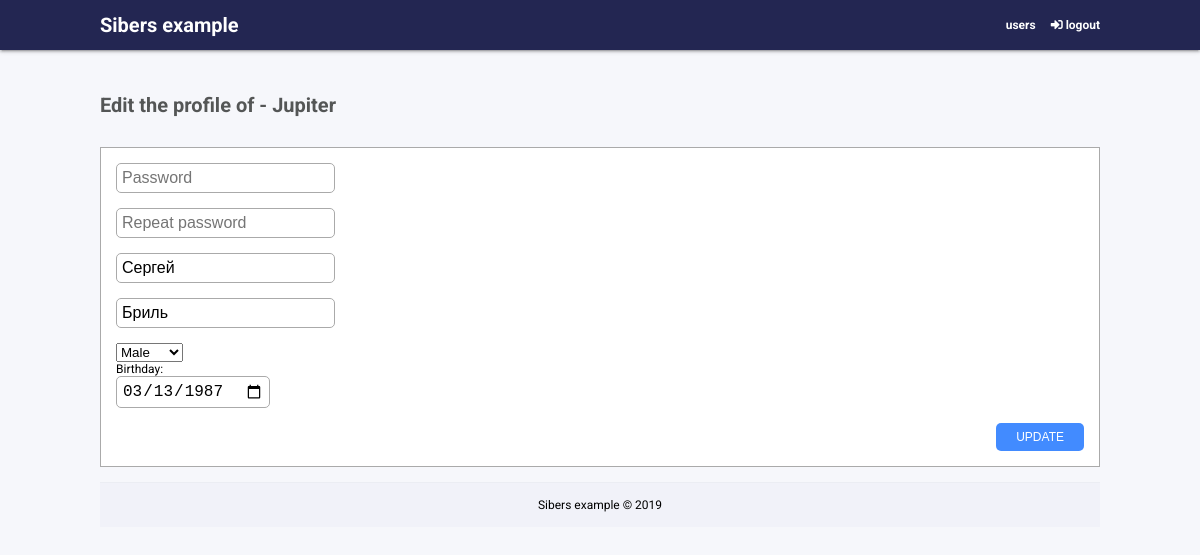
Screenshot of /edit/Jupiter (signed in) with the database file from the repository.
### tables this page shows
CREATE TABLE `users` (
  `id` int(8) NOT NULL,
  `login` varchar(32) NOT NULL,
  `password` varchar(32) NOT NULL,
  `name` varchar(32) NOT NULL,
  `lastname` varchar(32) NOT NULL,
  `gender` int(1) NOT NULL,
  `bday` date NOT NULL
);

### app/controllers/indexController.php (called while the page is built, shortened)
<?php
class IndexController extends Controller {
	protected $user;
	public function __construct($route) {
		$this->user = new UserModel();
	}
	public function editAction($params){
		$data = $this->user->read($params[0]);
		View::render('index/edit', 'main', $data);
		return true;
	}
}

### index.php (called while the page is built, shortened)
<?php
spl_autoload_register(function($class) {
    $path = str_replace('\\', '/', $class.'.php');
});
$router = new Router;
$router -> run();

### app/libs/db.php (called while the page is built, shortened)
<?php
class Db {
	protected $db;
	public function __construct() {
		$config = require CONFIG.'db.php';
		$this->db = new PDO('mysql:host='.$config['host'].';dbname='.$config['db'].'', $config['user'], $config['password']);
	}
	public function query($sql, $params = []) {
		$stmt = $this->db->prepare($sql);
		if (!empty($params)) {
			foreach ($params as $key => $val) {
				$stmt->bindValue(':'.$key, $val);
			}
		}
		$stmt->execute();
		return $stmt;
	}
}

### app/configs/db.php (called while the page is built)
<?php
return [
	'host' => 'localhost',
	'db' => 'sibers_example',
	'user' => 'admin',
	'password' => '',
];

### app/models/userModel.php (called while the page is built, shortened)
<?php
class UserModel extends Model {
	public function read($login){
		$params = ['login' => $this->clean($login)];
		$query = 'SELECT `id`, `name`, `login`, `lastname`, `gender`, `bday` FROM `users` WHERE `login` = :login LIMIT 1';
		$result = $this->db->query($query, $params);
		$data = $result -> fetch ();
		return $data;
	}
	private function clean($value) {
	    $value = trim($value);
	    $value = stripslashes($value);
	    $value = strip_tags($value);
	    $value = htmlspecialchars($value);
	    $value = preg_replace('/[^ a-zа-яё\d]/ui', '', $value);
	    return $value;
	}
}

### app/core/Model.php (called while the page is built, shortened)
<?php
class Model {
	public function __construct() {
		$this->db = new Db;
	}
}

### app/configs/routes.php (called while the page is built)
<?php
return array(
	'' => 'index/index',
	'login' => 'index/login',
	'logout' => 'index/logout',
	'users([\?][=&A-Za-z0-9]+)' => 'index/users',
	'users' => 'index/users',
	'profile/([A-Za-z0-9]+)' => 'index/profile/$1',
	'edit/([A-Za-z0-9]+)' => 'index/edit/$1',
	'delete' => 'index/delete',
);

### app/acl/index.php (called while the page is built)
<?php
return [
	'all' => [
		'IndexAction',
		'ProfileAction',
	],
	'authorize' => [
		'UsersAction',
		'EditAction',
		'DeleteAction',
		'LogoutAction',
	],
	'guest' => [
		'IndexAction',
		'LoginAction',
	],
];

### app/core/Controller.php (called while the page is built, shortened)
<?php
class Controller {
	public $route;
	public $acl;
	public function __construct($route) {
		$this->route = $route;
	}
	public function checkAcl() {
		$this->acl = require APP.'acl/index.php';
		if ($this->isAcl('all')) {
			return true;
		}
		elseif (isset($_SESSION['login']) and $this->isAcl('authorize')) {
			return true;
		}
		elseif (!isset($_SESSION['login']) and $this->isAcl('guest')) {
			return true;
		}
		return false;
	}
	public function isAcl($key) {
		return in_array($this->route, $this->acl[$key]);
	}
}

### app/views/index/edit.php (the view, shortened to what this page needs)
<div class="page">
	<h1>Edit the profile of - <?php echo $data['login']; ?></h1>
	<form action="/edit/<?php echo $data['login']; ?>" method="post" id="form">
		<input type="password" name="password" placeholder="Password" maxlength="32"><br>
		<input type="password" name="repassword" placeholder="Repeat password" maxlength="32"><br>
		<input type="text" name="name" placeholder="Name" maxlength="32" value="<?php echo $data['name']; ?>"><br>
		<input type="text" name="lastname" placeholder="Last name" maxlength="32" value="<?php echo $data['lastname']; ?>"><br>
		<select name="gender">
		    <option value="1">Male</option>
		</select><br>
			Birthday:<br>
			<input type="date" name="bday" value="<?php echo $data['bday']; ?>">
	       <br>
		<button class="button" type="submit">Update</button>
	</form>

### app/core/Router.php (shortened to what this page needs)
<?php
class Router {
    protected $routes;
    protected $uri;
    public function __construct(){
        $routes = include(CONFIG.'routes.php');
        $this->routes = $routes;
        $this->uri = trim($_SERVER['REQUEST_URI'], '/');
    }
    public function match() {
        foreach($this->routes as $uriPattern => $patch) {
            if (preg_match('~^'.$uriPattern.'$~', $this->uri)) {
                $internalRoute = preg_replace("~^$uriPattern$~", $patch, $this->uri);
                $segments = explode('/', $internalRoute);
                $controllerName = array_shift($segments).'Controller';
                $actionName = ucfirst(array_shift($segments).'Action');
                $parameters = $segments;
                $path = 'app\controllers\\'.ucfirst($controllerName);
                if (class_exists($path)) {
                    if (method_exists($path, $actionName)) {
                        $controller = new $path($actionName);
                        $controller->$actionName($parameters);
                        return true;
                    } else {
                        debug('no method:'.$action);
                        View::errorCode(404);
                    }
                } else {
                    debug('no controller:'.$path);
                    View::errorCode(404);
                }
            }
        }
    }
    public function run() {
        if(self::match()) {
        } else {
            View::errorCode(404);
        }
    }
}

### app/views/main.php (shortened to what this page needs)
<?php
  function printNav(){
    if (isset($_SESSION['login'])) {
      echo '<a href="/users">users</a><a href="/logout"><i class="fas fa-sign-in-alt"></i> logout</a>';
    } else {
      echo '<a href="/login"><i class="fas fa-sign-in-alt"></i> login</a>';
    }
  }
?>
<!DOCTYPE html>
<html lang="ru">
<head>
  <link rel="stylesheet" href="https://use.fontawesome.com/releases/v5.7.2/css/all.css">
  <link rel="stylesheet" type="text/css" href="/css/common.css">
  <link rel="stylesheet" type="text/css" href="/css/login.css">
  <link rel="stylesheet" type="text/css" href="/css/users.css">
  <link rel="stylesheet" type="text/css" href="/css/profile.css">
</head>
<body>
  <header>
    <div class="header__wrap">
      <div class="logo"><a href="/">Sibers example</a></div>
      <nav>
        <?php printNav(); ?>
      </nav>
    </div>
  </header>
  <?php print_r($content); ?>
  <footer>
    Sibers example &copy; 2019
  </footer>
</body>
</html>

### css/common.css (style rules this page uses)
body { padding: 0; margin: 0; background-color: #f6f7fb; font-family: 'Roboto', sans-serif; font-size: 12px; }
header { background: #232652; color: #fff; height: 50px; padding: 0 15px; line-height: 50px; font-weight: bolder; box-shadow: 0 2px 2px 0 rgba(0,0,0,0.14), 0 3px 1px -2px rgba(0,0,0,0.12), 0 1px 5px 0 rgba(0,0,0,0.2); }
.header__wrap { margin: 0 auto; width: 1000px; display: flex; }
.logo { width: 30%; font-weight: bold; font-size: 20px; }
.logo a { text-decoration: none; color: #fff; }
nav { width: 70%; text-align: right; }
nav a { color: #fff; font-weight: bold; margin-left: 15px; text-decoration: none; }
.page { width: 1000px; height: 100%; padding: 15px; margin: 15px auto; }
h1 { color: #545656; font-size: 20px; font-weight: bold; margin-bottom: 30px; }
#form { margin: 15px 0; padding: 15px; border: 1px solid #aaa; background: #fff; }
.button { background: #428bff; padding: 7px 20px; color: #fff; border: none; border-radius: 5px; float: right; outline: none; text-transform: uppercase; font-size: 12px; cursor: pointer; }
footer { padding: 15px; text-align: center; border-top: 1px solid #ebedf3; background: #f1f2f9; }

### css/users.css (style rules this page uses)
form { overflow: hidden; }
form input { padding: 5px; margin-bottom: 15px; font-size: 16px; border-radius: 5px; border: 1px solid #aaa; }

### rows the page displays
users: login "Jupiter", name "Сергей", lastname "Бриль", bday "03/13/1987"
